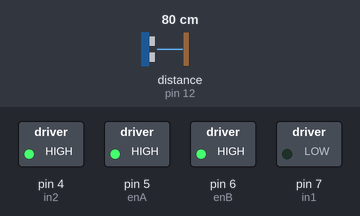
This sketch was run on a simulated Arduino Uno, built with avr-gcc and run on an emulated ATmega328P. On the bench: switched loads named in the sketch (green lamp = pin HIGH). Wiring (inferred from the names in the program): ultrasonic range finder: trigger pin 12; echo pin 12. Dashed ring = blinking. The inputs (shaded band) are chosen by the test bench; at power-on: distance to the obstacle (sensor on pin 12) 80 cm. The echo pulse lasts 58.3 µs per cm.

Above: at 1.2 s.
1.3 s: distance to the obstacle (sensor on pin 12) set to 33 cm
2.8 s: distance to the obstacle (sensor on pin 12) set to 26 cm
At 2.92 s:
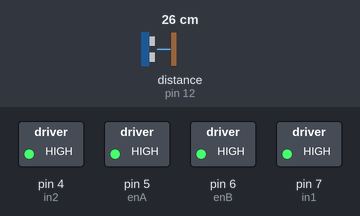
At 3.45 s:
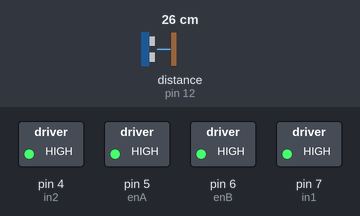
5.8 s: distance to the obstacle (sensor on pin 12) set to 35 cm
At 6.9 s:
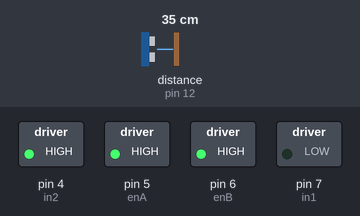
Timing chart, 0 to 8.8 s (numbered marks = the images above; inputs shaded):
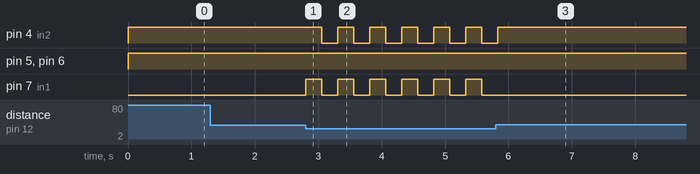

The sketch:

makeblock_mBot_code_1_Autonomous.ino
```cpp
//Motor driver
#define enA 5
#define enB 6
#define in1 7
#define in2 4

//Ultrasonic Sensor
#define trig_echo 12
long duration;
int distance;

void setup() {
  // put your setup code here, to run once:

  pinMode(enA, OUTPUT);
  pinMode(enB, OUTPUT);
  pinMode(in1, OUTPUT);
  pinMode(in2, OUTPUT);

  digitalWrite(enA, LOW);
  digitalWrite(enB, LOW);
  digitalWrite(in1, LOW);
  digitalWrite(in2, LOW);

}

void loop() {

  if(getdistance()<30){
    rotateRight(255, 250);
  }
  else{
    moveForward(255);
  }
}

//Movement Functions
void forwardAssault (int velocity, int duration){
  accelerateForward();
  moveForward(velocity);
  delay(duration);
  //deAccelerate();
}
void reverseAssault (int velocity, int duration){
  accelerateReverse();
  moveReverse(velocity);
  delay(duration);
  //deAccelerate();
}
void rotateRight (int velocity, int duration){
  accelerateRight();
  moveRight(velocity);
  delay(duration);
  //deAccelerate();
}
void rotateLeft (int velocity, int duration){
  accelerateLeft();
  moveLeft(velocity);
  delay(duration);
  //deAccelerate();
}

//Core actuation functions
void moveReverse (int velocity){
  analogWrite(enA, velocity);
  analogWrite(enB, velocity);
  digitalWrite(in1, HIGH);
  digitalWrite(in2, LOW);
}
void moveForward (int velocity){
  analogWrite(enA, velocity);
  analogWrite(enB, velocity);
  digitalWrite(in1, LOW);
  digitalWrite(in2, HIGH);
}
void moveLeft (int velocity){
  analogWrite(enA, velocity);
  analogWrite(enB, velocity);
  digitalWrite(in1, HIGH);
  digitalWrite(in2, HIGH);
}
void moveRight (int velocity){
  analogWrite(enA, velocity);
  analogWrite(enB, velocity);
  digitalWrite(in1, LOW);
  digitalWrite(in2, LOW);
}
void deAccelerate (){
  for (int i=0; i<100; i = i+2.5){
    analogWrite(enA, 255-i);
    analogWrite(enB, 255-i);
    delay(5);
  }
  delay(500);
}
void accelerateForward (){
  for (int i=0; i<100; i = i+2.5){
    analogWrite(enA, i);
    analogWrite(enB, i);
    digitalWrite(in1, HIGH);
    digitalWrite(in2, LOW);
    delay(5);
  }
}
void accelerateReverse (){
  for (int i=0; i<100; i = i+2.5){
    analogWrite(enA, i);
    analogWrite(enB, i);
    digitalWrite(in1, LOW);
    digitalWrite(in2, HIGH);
    delay(5);
  }
}
void accelerateRight (){
  for (int i=0; i<100; i = i+2.5){
    analogWrite(enA, i);
    analogWrite(enB, i);
    digitalWrite(in1, HIGH);
    digitalWrite(in2, HIGH);
    delay(5);
  }
}
void accelerateLeft (){
  for (int i=0; i<100; i = i+2.5){
    analogWrite(enA, i);
    analogWrite(enB, i);
    digitalWrite(in1, LOW);
    digitalWrite(in2, LOW);
    delay(5);
  }
}
int getdistance(){
  pinMode(trig_echo, OUTPUT);
  // Clears the trigPin
  digitalWrite(trig_echo, LOW);
  delayMicroseconds(2);
  // Sets the trigPin on HIGH state for 10 micro seconds
  digitalWrite(trig_echo, HIGH);
  delayMicroseconds(10);
  digitalWrite(trig_echo, LOW);

  delayMicroseconds(1);
  pinMode(trig_echo, INPUT);
  // Reads the echoPin, returns the sound wave travel time in microseconds
  duration = pulseIn(trig_echo, HIGH);
  // Calculating the distance
  distance = duration * 0.034 / 2;
  // Prints the distance on the Serial Monitor
  //Serial.print("Distance_1: ");
  Serial.println(distance);

  return distance;
}
```

Measured:
- the behaviour switches between 31 and 30 cm on distance to the obstacle (sensor on pin 12) (found by bisection; images 0 and 1)
- after the input at 1.3 s, every drawn part: stays the same
- after the input at 2.8 s, pin 4 (in2): alternates HIGH for 0.25 s and LOW for 0.25 s, starting after 0.26 s; pin 7 (in1): alternates HIGH for 0.25 s and LOW for 0.25 s, starting at once
- after the input at 5.8 s, pin 4 (in2): goes on until 5.8 s, then stays HIGH; pin 5 (enA), pin 6 (enB): stays HIGH (without the input it goes to HIGH after 5.3 s); pin 7 (in1): stops changing and stays LOW
